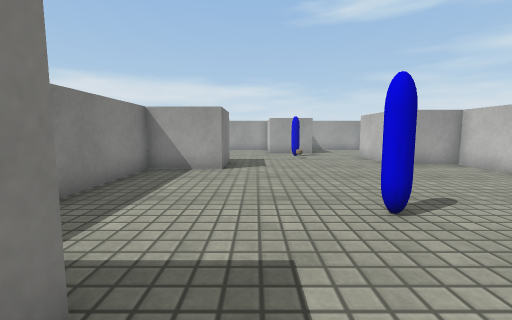
view 1 (above)

12 first-person views from a walk through a 3-D level made in the Unity game engine. The camera is 0.58 m above the floor, tilts 6° down and sees 90° across. The floor is counted in squares, 0.5 m on a side. Each view is taken from the middle of a square. On the plan, view 1 faces up. The plan holds only what a view shows up to about 12 squares ahead; the rest is blank. Surface patterns are stand-ins for the level's own textures.

view 2
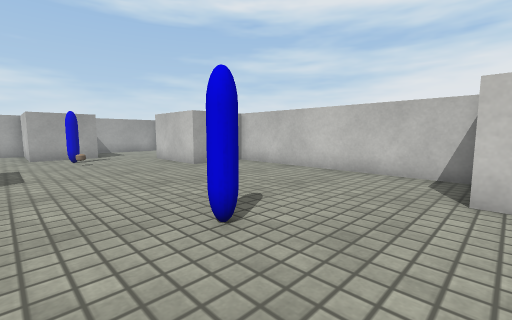

view 3
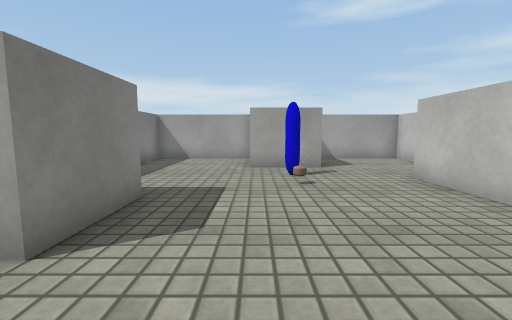

view 4
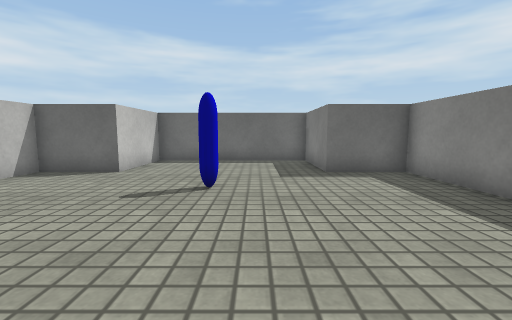

view 5
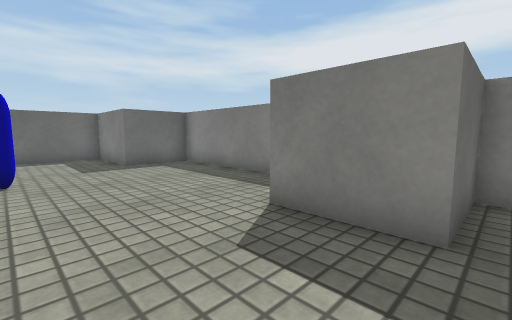

view 6
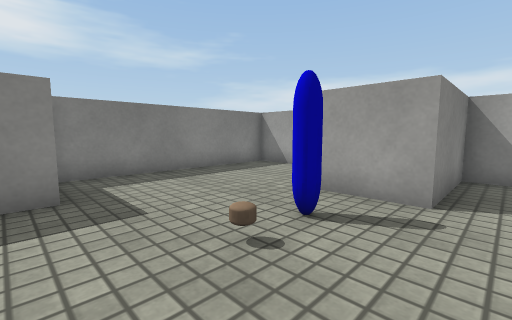

view 7
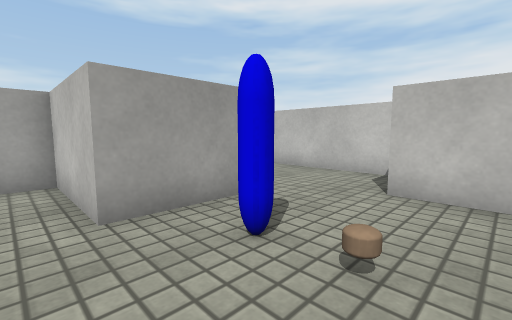

view 8
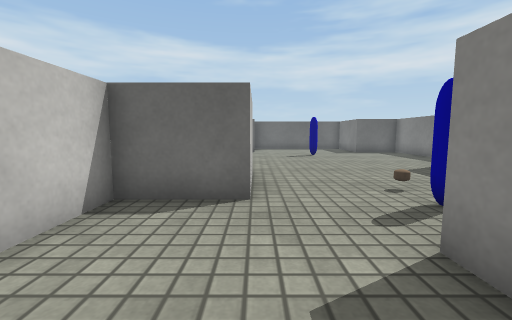

view 9
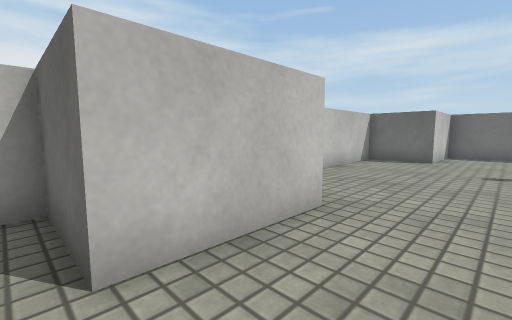

view 10
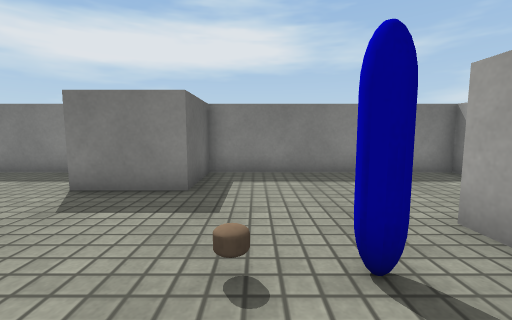

view 11
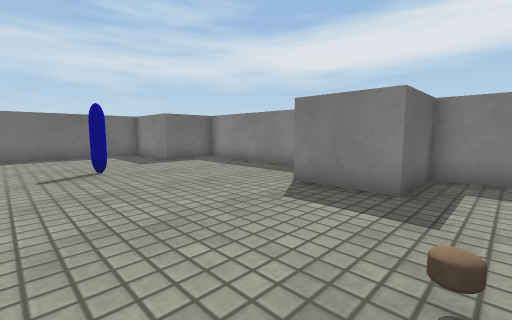

view 12
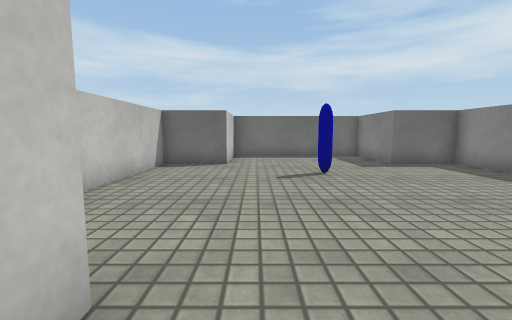

### Floor plan
Points are (right, up) in squares from view 1. A wall is a line through its corners. A room is listed if a view was taken in it or the views show most of it. See-through windows are left out.
Room 1 (views 1, 2, 3, 4, 5, 6, 7, 9, 10, 11, 12)
walls: (3.2, 14.6) (0.8, 14.6) (0.8, 17.8) (-3.5, 17.8) (-3.5, 10.6) (-1.1, 10.6) (-1.1, 8.2) (-3.5, 8.2) (-3.5, 1.4) (-1.1, 1.4) (-1.1, -1.8) (5.1, -1.8) (5.1, 1.4) (7.5, 1.4) (7.5, 9.4) (5.1, 9.4) (5.1, 12.6)
ways out: opening at (4, 13.7) to room 2
objects: other object (2, 12)
Room 2 (view 8)
walls: (5.1, 12.6) (7.5, 12.6) (7.5, 17.8) (3.2, 17.8) (3.2, 14.6)
ways out: opening at (4, 13.7) to room 1

Positions as (right, up) in squares from view 1, and headings:
1: (0, 0), facing up
2: (0, 1), facing up-right
3: (1, 6), facing up
4: (1, 9), facing down
5: (2, 11), facing down-left
6: (4, 10), facing up-left
7: (0, 11), facing up-right
8: (5, 17), facing down
9: (3, 13), facing down-right
10: (4, 12), facing left
11: (4, 12), facing down-left
12: (4, 11), facing down
